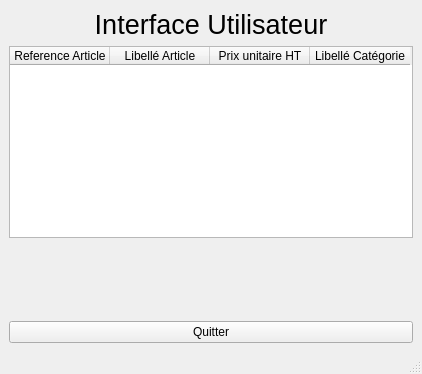
<?xml version="1.0" encoding="UTF-8"?>
<ui version="4.0">
 <class>testSelectBDD</class>
 <widget class="QMainWindow" name="testSelectBDD">
  <property name="geometry">
   <rect>
    <x>0</x>
    <y>0</y>
    <width>422</width>
    <height>374</height>
   </rect>
  </property>
  <property name="windowTitle">
   <string>testSelectBDD</string>
  </property>
  <widget class="QWidget" name="centralwidget">
   <layout class="QVBoxLayout" name="verticalLayout_2">
    <item>
     <layout class="QVBoxLayout" name="verticalLayout">
      <item>
       <widget class="QLabel" name="titre">
        <property name="font">
         <font>
          <pointsize>20</pointsize>
         </font>
        </property>
        <property name="text">
         <string>Interface Utilisateur</string>
        </property>
        <property name="alignment">
         <set>Qt::AlignCenter</set>
        </property>
       </widget>
      </item>
      <item>
       <widget class="QTableWidget" name="tableau">
        <column>
         <property name="text">
          <string>Reference Article</string>
         </property>
        </column>
        <column>
         <property name="text">
          <string>Libellé Article</string>
         </property>
        </column>
        <column>
         <property name="text">
          <string>Prix unitaire HT</string>
         </property>
        </column>
        <column>
         <property name="text">
          <string>Libellé Catégorie</string>
         </property>
        </column>
       </widget>
      </item>
      <item>
       <spacer name="verticalSpacer">
        <property name="orientation">
         <enum>Qt::Vertical</enum>
        </property>
        <property name="sizeHint" stdset="0">
         <size>
          <width>20</width>
          <height>40</height>
         </size>
        </property>
       </spacer>
      </item>
      <item>
       <widget class="QPushButton" name="bQuitter">
        <property name="text">
         <string>Quitter</string>
        </property>
       </widget>
      </item>
     </layout>
    </item>
   </layout>
  </widget>
  <widget class="QMenuBar" name="menubar">
   <property name="geometry">
    <rect>
     <x>0</x>
     <y>0</y>
     <width>422</width>
     <height>21</height>
    </rect>
   </property>
  </widget>
  <widget class="QStatusBar" name="statusbar"/>
 </widget>
 <resources/>
 <connections/>
</ui>
